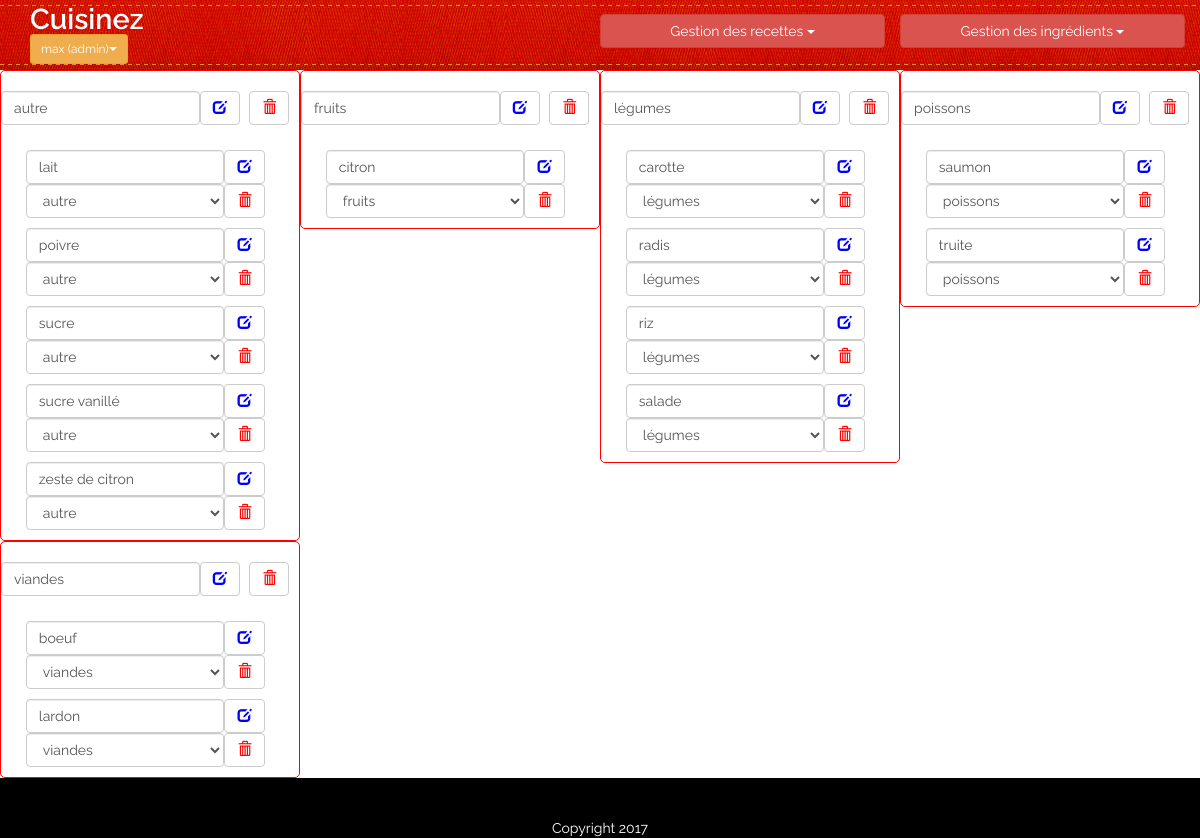
The app's page /admin/admin.php?page=listeIT (signed in) with its own data.
### tables this page shows
CREATE TABLE `ingredient` (
  `id` int(11) NOT NULL,
  `label_ingredient` varchar(50) NOT NULL,
  `type_ingredient` int(11) NOT NULL
);

### admin/liste-ingredients-types.php (the view, shortened to what this page needs)
<?php
	$GLOBAL_INGREDIENTS = array();
	$sql = "SELECT i.id, label_ingredient, type_ingredient, label_type_ingredient FROM ingredient i left join type_ingredient ti on type_ingredient = ti.id order by label_type_ingredient, label_ingredient";
	$results_I = $bdd->query($sql) ;
	$ingredients = $results_I->fetchAll();
    foreach  ($ingredients as $row)
	{
		$GLOBAL_INGREDIENTS[$row['label_type_ingredient']][] = array(
			'id_ingredient' => $row['id'],
			'type'=>$row['type_ingredient'],
			'label_ingredient' => $row['label_ingredient']);
	}
	$sql = "SELECT * FROM type_ingredient ORDER BY label_type_ingredient";
	$results = $bdd->query($sql);
	$types = $results->fetchAll();
?>
	<div class="row" id="mainadmin">
		<div class="col-xs-12" >
				<?php $i =1;
				foreach ($GLOBAL_INGREDIENTS as $type_ingredient => $ingredients) {
					echo $alignement; ?>
					<div class="col-xs-6 col-sm-6 col-md-4 col-lg-3 typesAdmin">
						<header><form class="form-group " action="traitements.php" method="post">
							<div class="col-xs-8"><input class="form-control" type="text" name="labelT" value="<?php echo $type_ingredient ; ?>" placeholder="type d'ingrédient" required></div>
							<div class="col-xs-2"><button class="btn btn-default" type="submit" name="modifT"><span class="glyphicon glyphicon-edit"></span></button></div>
							<div class="col-xs-2"><button class="btn btn-default" type="submit" name="supprT" onclick="return confirm('Le type d\'ingrédient sera supprimé ainsi que les ingrédients liés, continuer ?')"><span class="glyphicon glyphicon-trash" ></span></button></div>
							<div class="col-xs-12"><br></div>
							</form>
						</header>
						<?php
						foreach ($ingredients as $key => $ingredient) {
						?>
						<form class="form-group " action="traitements.php" method="post">
						<div class="col-xs-12 ingredientsAdmin">
								<div class="col-xs-8 col-xs-offset-1"><input class="form-control" type="text" name="labelI" value="<?php echo $ingredient['label_ingredient'] ; ?>" placeholde="ingrédient" required></div>
								<div class="col-xs-2"><button class="btn btn-default" type="submit" name="modifI"><span class="glyphicon glyphicon-edit"></span></button></div>
								<div class="col-xs-8 col-xs-offset-1"><select class="form-control" name="type">
								<?php
									foreach($types as $type)
									{
										if($ingredient['type']==$type['id'])
											echo '<option value="'.$type['id'].'" selected>'.$type['label_type_ingredient'].'</option>';
										else
											echo '<option value="'.$type['id'].'">'.$type['label_type_ingredient'].'</option>';
									}
								?></select></div>
								<div class="col-xs-2"><button class="btn btn-default" type="submit" name="supprI" onclick="return confirm('L\'ingrédient sera supprimé, continuer ?')"><span class="glyphicon glyphicon-trash" aria-hidden="true"></span></button></div>
						</div>
						</form>
						<?php
						}
						?>
					</div>
				<?php
				$i++; }
				?>
		</div>
	</div>

### css/style.css (style rules this page uses)
body { background-color: black !important; }
body,input,textarea,select { font-family: 'Raleway', sans-serif !important; font-size: 11pt; line-height: 1.75em; }
#mainadmin { background: #fff; margin-right:0; margin-left:0; margin-top:70px; }
#mainadmin div { padding-right:0; padding-left:0; }
.ingredientsAdmin { padding:5px; }
.typesAdmin { padding:5px; border:1px solid red; border-radius:5px; }
.glyphicon.glyphicon-edit { color:blue; }
.glyphicon.glyphicon-trash { color:red; }

### records on screen
ingredient: labelI "lait"
ingredient: labelI "poivre"
ingredient: labelI "sucre"
ingredient: labelI "sucre vanillé"
ingredient: labelI "zeste de citron"
ingredient: labelI "citron"
ingredient: labelI "carotte"
ingredient: labelI "radis"
ingredient: labelI "riz"
ingredient: labelI "salade"
ingredient: labelI "saumon"
ingredient: labelI "truite"
ingredient: labelI "boeuf"
ingredient: labelI "lardon"

### other values on screen
$_SESSION['pseudo'] "max"
form field type "autre"
form field type "fruits"
form field type "légumes"
form field type "poissons"
form field type "viandes"
